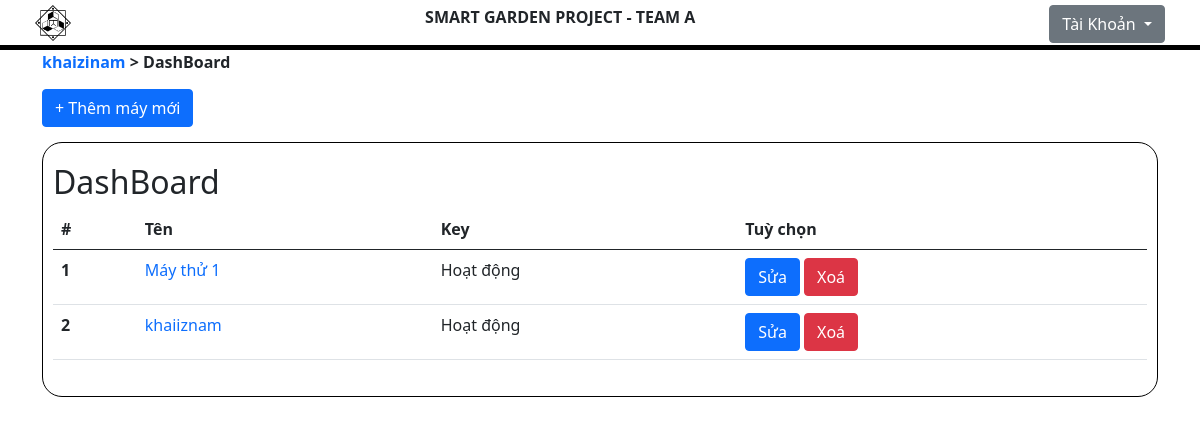
The app's page /view/dashboard.php (signed in), older data.
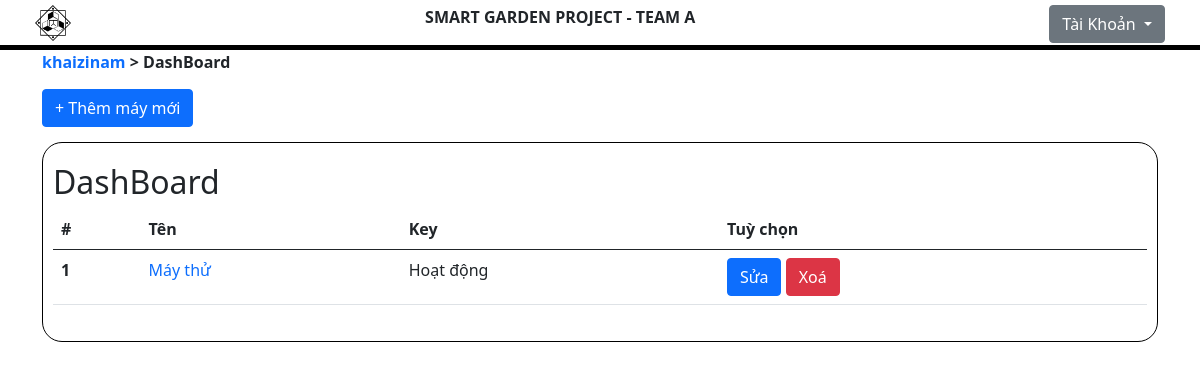
The same page, newer data.
### tables this page shows
CREATE TABLE `microbits` (
  `microbit_id` int(3) NOT NULL,
  `microbit_name` varchar(50) NOT NULL,
  `AIO_key` varchar(12) NOT NULL,
  `AIO_key_2` varchar(16) NOT NULL,
  `ada_username` varchar(50) NOT NULL,
  `humi_lower` float NOT NULL,
  `humi_upper` float NOT NULL,
  `microbit_owner` int(3) NOT NULL
);

### model/conn.php (called while the page is built, shortened)
<?php
    class DataBase
    {
        public $host = HOSTNAME;
        public $name = USERTNAME;
        public $pass = PASS;
        public $database = DATABASEBNAME;
        public $link;
        public function connectDB(){
                $this->link = new mysqli($this->host,$this->name,$this->pass,$this->database);
        }
        public function send($query){
            $result = $this->link->query($query);
            if($result){
                return $result;
            }else {
                echo "fail";
            }
        }
    }
?>

### view/dashboard.php (the view, shortened to what this page needs)
<?php
    include "../model/conn.php";
    include "../php/header.php";
    $db = new DataBase();
?>
    <div id="wr-header">
        <div id="header-1" class="container justify-content-between d-flex">
            <img id="logo" src="../icon.png" alt="logo">
            <div class="mobile-look">
                <strong>SMART GARDEN PROJECT - TEAM A</strong>
            </div>
            <div class="d-flex">
                <div class="dropdown">
                    <button class="btn btn-secondary dropdown-toggle" type="button" id="dropdownMenuButton1" data-bs-toggle="dropdown" aria-expanded="false">
                    Tài Khoản
                    </button>
                </div>
            </div>
        </div>
    </div>
    <div id="wr-body" class="container">
        <a href="#" class="link-history"><?php echo $_COOKIE["user-name"]; ?></a>
        <span class="link-history">></span>
        <span class="link-history">DashBoard</span>
        <br>
        <button style="margin:15px 0px" type="button" class="btn btn-primary" data-bs-toggle="modal" data-bs-target="#addnew">+ Thêm máy mới</button>
        <div style="border-radius:20px;border:1px solid black;padding:20px 10px;">
            <h2>DashBoard</h2>
            <table class="table table-hover">
                <thead>
                    <tr>
                        <th scope="col">#</th>
                        <th scope="col">Tên</th>
                        <th scope="col">Key</th>
                        <th scope="col">Tuỳ chọn</th>
                    </tr>
                </thead>
                <tbody>
                    <?php
                        $user_id = $_COOKIE["user-id"];
                        $query="SELECT *
                        FROM microbits AS M
                        JOIN users AS U
                            ON M.microbit_owner = U.user_id
                        WHERE U.user_id='$user_id'";
                        $sothutu = 1;
                        $sql=$db->send($query);
                        while($row=$sql->fetch_array()){
                    ?>
                    <tr>
                        <th scope="row"><?php echo $sothutu;?></th>
                        <td>
                            <a href="detail.php?id=<?php echo  $row["microbit_id"];?>"><?php echo  $row["microbit_name"];?></a>
                        </td>
                        <td>Hoạt động</td>
                        <td>
                            <button onclick="editM(<?php echo  $row['microbit_id'];?>);" type="button" class="btn btn-primary" data-bs-toggle="modal" data-bs-target="#edit-micr">Sửa</button>
                            <button onclick="deleteMic(<?php echo  $row['microbit_id'];?>)" type="button" class="btn btn-danger">Xoá</button>
                        </td>
                    </tr>
                    <?php $sothutu++; }?>
                </tbody>
            </table>
        </div>
    </div>
</body>
</html>

### php/header.php (shortened to what this page needs)
<!DOCTYPE html>
<html lang="en">
<head>
    <link href="https://cdn.jsdelivr.net/npm/bootstrap@5.0.2/dist/css/bootstrap.min.css" rel="stylesheet">
    <link rel="stylesheet" href="https://cdn.jsdelivr.net/npm/bootstrap-icons@1.7.2/font/bootstrap-icons.css">
    <link rel="stylesheet" href="../asset/css/main.css">
</head>
<body>

### asset/css/main.css (style rules this page uses)
#wr-header { height: 50px; width: 100%; background-color: white; border-bottom: 5px solid black; }
#header-1 { padding: 5px 5px; height: 50px; vertical-align: baseline; }
a { text-decoration: none; }
.link-history { font-weight: bold; }
img#logo { height: 90%; }

Row changes from the older to the newer data that the page shows:
removed microbits: microbit_name "khaiiznam"
changed microbits: microbit_name "Máy thử 1" → "Máy thử"
